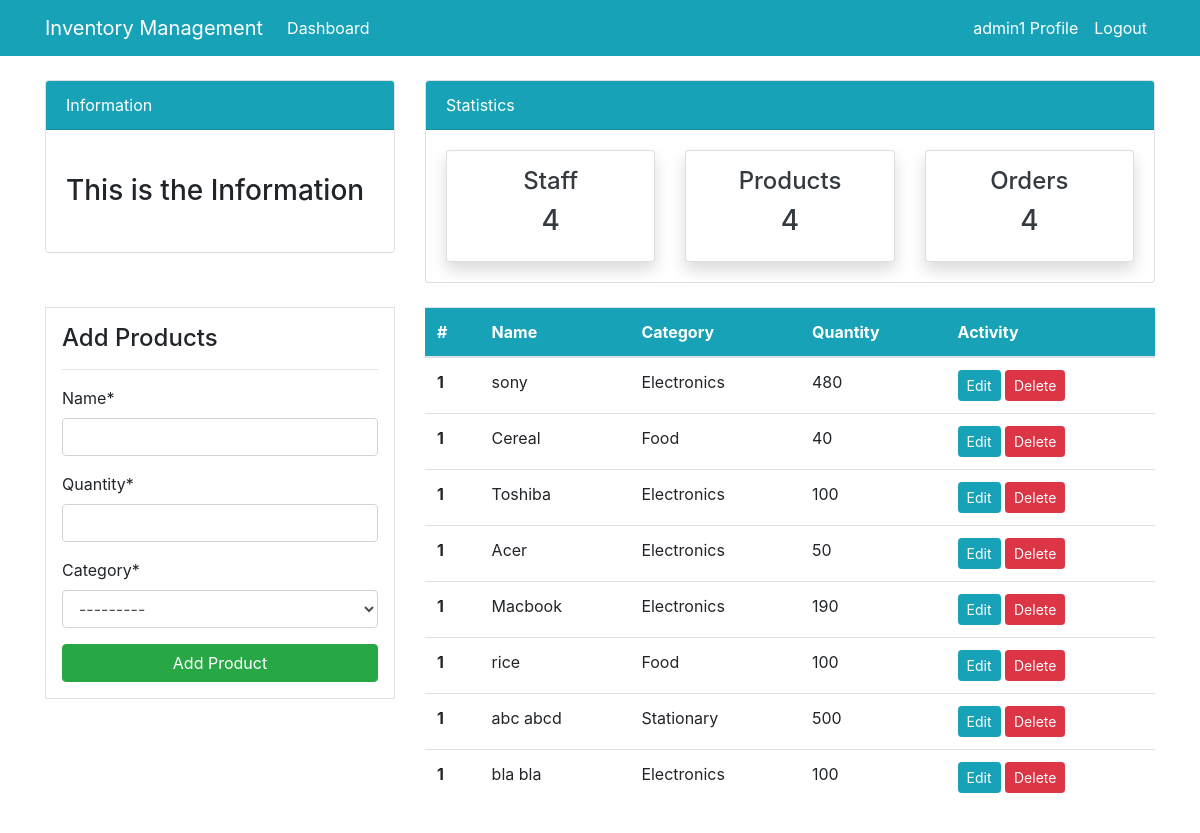
Screenshot of /product/ (signed in) with the database file from the repository.
### dashboard/models.py (models this page shows, shortened)
class Product(models.Model):
    name = models.CharField( max_length=100, null=True)
    category= models.CharField(max_length=20, choices=CATEGORY, null=True)
    quantity = models.PositiveIntegerField(null=True)
    class Meta:
        verbose_name_plural = "Product"

### dashboard/views.py (the view)
# urls.py: path("product/", views.product, name='dashboard-product'),
@login_required
def product(request):
    items = Product.objects.all()
    form = ProductForm()
    if request.method=='POST':
        form= ProductForm(request.POST)
        if form.is_valid():
            form.save()
            return redirect("dashboard-product")
    context={'items':items,'formproduct': form}
    return render(request, 'dashboard/product.html', context)

### dashboard/forms.py
class ProductForm(forms.ModelForm):
    class Meta:
        model = Product
        fields=['name', 'quantity', 'category']
        widgets= {
            'name': forms.TextInput(attrs={'class': 'form-control'}),
            'quantity': forms.NumberInput(attrs={'class': 'form-control'}),
            'category': forms.Select(attrs={'class': 'form-control'}),
        }

### templates/dashboard/product.html (shortened to what this page needs)
{% extends "partials/base.html" %}
{% load crispy_forms_tags %}
{% block content %}
{% include 'partials/topnav.html' %}
<div class="container">
    <div class="row my-4">
        <div class="col-md-4">
            <div class="border bg-white p-3">
                <h4>Add Products</h4>
                <hr>
                <form method ="POST">
                    {{ formproduct |crispy}}
                    <input class="btn btn-success btn-block" type="submit" value="Add Product">
                </form>
            </div>
        </div>
        <div class="col-md-8">
            <table class="table bg-white">
                <thead class="bg-info">
                    <tr class="text-white">
                        <th scope="col">#</th>
                        <th scope="col">Name</th>
                        <th scope="col">Category</th>
                        <th scope="col">Quantity</th>
                        <th scope="col">Activity</th>
                    </tr>
                </thead>
                <tbody>
                    {% for item in items  %}
                    <tr>
                        <th scope="row">1</th>
                        <td>{{item.name}}</td>
                        <td>{{item.category}}</td>
                        <td>{{item.quantity}}</td>
                        <td>
                            <a class="btn btn-info btn-sm" href="{% url "edit-product" item.id %}">Edit</a>
                            <a class="btn btn-danger btn-sm" href="{% url "delete" item.id %}">Delete</a>
                        </td>
                    </tr>
                    {% endfor %}
                </tbody>
            </table>
        </div>
    </div>
</div>
{% endblock %}

### templates/partials/nav.html (shortened to what this page needs)
<nav class="navbar navbar-expand-lg navbar-info bg-info">
    {% if user.is_authenticated %}
    <div class="container">
        <a class="navbar-brand text-white" href="{% url "dashboard-index" %}">Inventory Management</a>
        <div class="collapse navbar-collapse" id="navbarSupportedContent">
            <ul class="navbar-nav mr-auto">
                <li class="nav-item active">
                    {% if user.is_authenticated %}
                    <a class="nav-link text-white" href="{% url "dashboard-index" %}">Dashboard </a>
                    {% else %}
                    <a class="nav-link text-white" href="{% url "home" %}">Dashboard <span
                        class="sr-only">(current)</span></a>
                    {% endif %}
                </li>
            </ul>
            <ul class="navbar-nav ml-auto">
                <li class="nav-item active">
                    <a class="nav-link text-white" href="{% url "user-profile" user.id%}">{{user.username}} Profile </a>
                </li>
                <li class="nav-item">
                    <a class="nav-link text-white" href="{% url "user-logout" %}">Logout</a>
                </li>
            </ul>
        </div>
    </div>
{% endif %}
</nav>

### rows the page displays
Product: name "sony", category "Electronics", quantity "480"
Product: name "Cereal", category "Food", quantity "40"
Product: name "Toshiba", category "Electronics", quantity "100"
Product: name "Acer", category "Electronics", quantity "50"
Product: name "Macbook", category "Electronics", quantity "190"
Product: name "rice", category "Food", quantity "100"
Product: name "abc abcd", category "Stationary", quantity "500"
Product: name "bla bla", category "Electronics", quantity "100"

### other values shown
{{ user.username }} "admin1"
